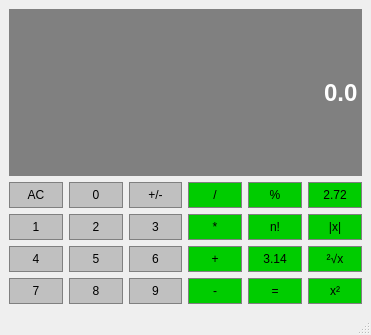
<?xml version="1.0" encoding="UTF-8"?>
<ui version="4.0">
 <class>Calculator</class>
 <widget class="QMainWindow" name="Calculator">
  <property name="geometry">
   <rect>
    <x>0</x>
    <y>0</y>
    <width>371</width>
    <height>335</height>
   </rect>
  </property>
  <property name="sizePolicy">
   <sizepolicy hsizetype="Preferred" vsizetype="Expanding">
    <horstretch>0</horstretch>
    <verstretch>0</verstretch>
   </sizepolicy>
  </property>
  <property name="windowTitle">
   <string>Calculator</string>
  </property>
  <widget class="QWidget" name="centralwidget">
   <layout class="QGridLayout" name="gridLayout">
    <item row="3" column="1">
     <widget class="QPushButton" name="Button5">
      <property name="sizePolicy">
       <sizepolicy hsizetype="Preferred" vsizetype="Preferred">
        <horstretch>0</horstretch>
        <verstretch>0</verstretch>
       </sizepolicy>
      </property>
      <property name="autoFillBackground">
       <bool>false</bool>
      </property>
      <property name="styleSheet">
       <string notr="true">QPushButton{
	background-color: #C0C0C0;
	border: 1px solid gray;
	padding: 5px;
}
QPushButton:pressed{
	background-color: #A9A9A9;
	border: 1px solid gray;
	padding: 5px;
}</string>
      </property>
      <property name="text">
       <string>5</string>
      </property>
     </widget>
    </item>
    <item row="1" column="3">
     <widget class="QPushButton" name="Divide">
      <property name="sizePolicy">
       <sizepolicy hsizetype="Preferred" vsizetype="Preferred">
        <horstretch>0</horstretch>
        <verstretch>0</verstretch>
       </sizepolicy>
      </property>
      <property name="autoFillBackground">
       <bool>false</bool>
      </property>
      <property name="styleSheet">
       <string notr="true">QPushButton{
	background-color: #00CC00;
	border: 1px solid gray;
	padding: 5px;
}
QPushButton:pressed{
	background-color: #CCCCCC;
	border: 1px solid gray;
	padding: 5px;
}</string>
      </property>
      <property name="text">
       <string>/</string>
      </property>
     </widget>
    </item>
    <item row="2" column="0">
     <widget class="QPushButton" name="Button1">
      <property name="sizePolicy">
       <sizepolicy hsizetype="Preferred" vsizetype="Preferred">
        <horstretch>0</horstretch>
        <verstretch>0</verstretch>
       </sizepolicy>
      </property>
      <property name="autoFillBackground">
       <bool>false</bool>
      </property>
      <property name="styleSheet">
       <string notr="true">QPushButton{
	background-color: #C0C0C0;
	border: 1px solid gray;
	padding: 5px;
}
QPushButton:pressed{
	background-color: #A9A9A9;
	border: 1px solid gray;
	padding: 5px;
}</string>
      </property>
      <property name="text">
       <string>1</string>
      </property>
     </widget>
    </item>
    <item row="1" column="1">
     <widget class="QPushButton" name="Button0">
      <property name="sizePolicy">
       <sizepolicy hsizetype="Preferred" vsizetype="Preferred">
        <horstretch>0</horstretch>
        <verstretch>0</verstretch>
       </sizepolicy>
      </property>
      <property name="autoFillBackground">
       <bool>false</bool>
      </property>
      <property name="styleSheet">
       <string notr="true">QPushButton{
	background-color: #C0C0C0;
	border: 1px solid gray;
	padding: 5px;
}
QPushButton:pressed{
	background-color: #A9A9A9;
	border: 1px solid gray;
	padding: 5px;
}</string>
      </property>
      <property name="text">
       <string>0</string>
      </property>
     </widget>
    </item>
    <item row="3" column="2">
     <widget class="QPushButton" name="Button6">
      <property name="sizePolicy">
       <sizepolicy hsizetype="Preferred" vsizetype="Preferred">
        <horstretch>0</horstretch>
        <verstretch>0</verstretch>
       </sizepolicy>
      </property>
      <property name="autoFillBackground">
       <bool>false</bool>
      </property>
      <property name="styleSheet">
       <string notr="true">QPushButton{
	background-color: #C0C0C0;
	border: 1px solid gray;
	padding: 5px;
}
QPushButton:pressed{
	background-color: #A9A9A9;
	border: 1px solid gray;
	padding: 5px;
}</string>
      </property>
      <property name="text">
       <string>6</string>
      </property>
     </widget>
    </item>
    <item row="2" column="4">
     <widget class="QPushButton" name="Silnia">
      <property name="sizePolicy">
       <sizepolicy hsizetype="Preferred" vsizetype="Preferred">
        <horstretch>0</horstretch>
        <verstretch>0</verstretch>
       </sizepolicy>
      </property>
      <property name="autoFillBackground">
       <bool>false</bool>
      </property>
      <property name="styleSheet">
       <string notr="true">QPushButton{
	background-color: #00CC00;
	border: 1px solid gray;
	padding: 5px;
}
QPushButton:pressed{
	background-color: #CCCCCC;
	border: 1px solid gray;
	padding: 5px;
}</string>
      </property>
      <property name="text">
       <string>n!</string>
      </property>
     </widget>
    </item>
    <item row="3" column="4">
     <widget class="QPushButton" name="Pi">
      <property name="sizePolicy">
       <sizepolicy hsizetype="Preferred" vsizetype="Preferred">
        <horstretch>0</horstretch>
        <verstretch>0</verstretch>
       </sizepolicy>
      </property>
      <property name="autoFillBackground">
       <bool>false</bool>
      </property>
      <property name="styleSheet">
       <string notr="true">QPushButton{
	background-color: #00CC00;
	border: 1px solid gray;
	padding: 5px;
}
QPushButton:pressed{
	background-color: #CCCCCC;
	border: 1px solid gray;
	padding: 5px;
}</string>
      </property>
      <property name="text">
       <string>3.14</string>
      </property>
     </widget>
    </item>
    <item row="4" column="2">
     <widget class="QPushButton" name="Button9">
      <property name="sizePolicy">
       <sizepolicy hsizetype="Preferred" vsizetype="Preferred">
        <horstretch>0</horstretch>
        <verstretch>0</verstretch>
       </sizepolicy>
      </property>
      <property name="autoFillBackground">
       <bool>false</bool>
      </property>
      <property name="styleSheet">
       <string notr="true">QPushButton{
	background-color: #C0C0C0;
	border: 1px solid gray;
	padding: 5px;
}
QPushButton:pressed{
	background-color: #A9A9A9;
	border: 1px solid gray;
	padding: 5px;
}</string>
      </property>
      <property name="text">
       <string>9</string>
      </property>
     </widget>
    </item>
    <item row="1" column="4">
     <widget class="QPushButton" name="Modulo">
      <property name="sizePolicy">
       <sizepolicy hsizetype="Preferred" vsizetype="Preferred">
        <horstretch>0</horstretch>
        <verstretch>0</verstretch>
       </sizepolicy>
      </property>
      <property name="autoFillBackground">
       <bool>false</bool>
      </property>
      <property name="styleSheet">
       <string notr="true">QPushButton{
	background-color: #00CC00;
	border: 1px solid gray;
	padding: 5px;
}
QPushButton:pressed{
	background-color: #CCCCCC;
	border: 1px solid gray;
	padding: 5px;
}</string>
      </property>
      <property name="text">
       <string>%</string>
      </property>
     </widget>
    </item>
    <item row="4" column="4">
     <widget class="QPushButton" name="Equals">
      <property name="sizePolicy">
       <sizepolicy hsizetype="Preferred" vsizetype="Preferred">
        <horstretch>0</horstretch>
        <verstretch>0</verstretch>
       </sizepolicy>
      </property>
      <property name="autoFillBackground">
       <bool>false</bool>
      </property>
      <property name="styleSheet">
       <string notr="true">QPushButton{
	background-color: #00CC00;
	border: 1px solid gray;
	padding: 5px;
}
QPushButton:pressed{
	background-color: #CCCCCC;
	border: 1px solid gray;
	padding: 5px;
}</string>
      </property>
      <property name="text">
       <string>=</string>
      </property>
     </widget>
    </item>
    <item row="2" column="1">
     <widget class="QPushButton" name="Button2">
      <property name="sizePolicy">
       <sizepolicy hsizetype="Preferred" vsizetype="Preferred">
        <horstretch>0</horstretch>
        <verstretch>0</verstretch>
       </sizepolicy>
      </property>
      <property name="autoFillBackground">
       <bool>false</bool>
      </property>
      <property name="styleSheet">
       <string notr="true">QPushButton{
	background-color: #C0C0C0;
	border: 1px solid gray;
	padding: 5px;
}
QPushButton:pressed{
	background-color: #A9A9A9;
	border: 1px solid gray;
	padding: 5px;
}</string>
      </property>
      <property name="text">
       <string>2</string>
      </property>
     </widget>
    </item>
    <item row="1" column="0">
     <widget class="QPushButton" name="Clear">
      <property name="sizePolicy">
       <sizepolicy hsizetype="Preferred" vsizetype="Preferred">
        <horstretch>0</horstretch>
        <verstretch>0</verstretch>
       </sizepolicy>
      </property>
      <property name="autoFillBackground">
       <bool>false</bool>
      </property>
      <property name="styleSheet">
       <string notr="true">QPushButton{
	background-color: #C0C0C0;
	border: 1px solid gray;
	padding: 5px;
}
QPushButton:pressed{
	background-color: #A9A9A9;
	border: 1px solid gray;
	padding: 5px;
}</string>
      </property>
      <property name="text">
       <string>AC</string>
      </property>
     </widget>
    </item>
    <item row="1" column="2">
     <widget class="QPushButton" name="ChangeSign">
      <property name="sizePolicy">
       <sizepolicy hsizetype="Preferred" vsizetype="Preferred">
        <horstretch>0</horstretch>
        <verstretch>0</verstretch>
       </sizepolicy>
      </property>
      <property name="autoFillBackground">
       <bool>false</bool>
      </property>
      <property name="styleSheet">
       <string notr="true">QPushButton{
	background-color: #C0C0C0;
	border: 1px solid gray;
	padding: 5px;
}
QPushButton:pressed{
	background-color: #A9A9A9;
	border: 1px solid gray;
	padding: 5px;
}</string>
      </property>
      <property name="text">
       <string>+/-</string>
      </property>
     </widget>
    </item>
    <item row="4" column="3">
     <widget class="QPushButton" name="Subtract">
      <property name="sizePolicy">
       <sizepolicy hsizetype="Preferred" vsizetype="Preferred">
        <horstretch>0</horstretch>
        <verstretch>0</verstretch>
       </sizepolicy>
      </property>
      <property name="autoFillBackground">
       <bool>false</bool>
      </property>
      <property name="styleSheet">
       <string notr="true">QPushButton{
	background-color: #00CC00;
	border: 1px solid gray;
	padding: 5px;
}
QPushButton:pressed{
	background-color: #CCCCCC;
	border: 1px solid gray;
	padding: 5px;
}</string>
      </property>
      <property name="text">
       <string>-</string>
      </property>
     </widget>
    </item>
    <item row="3" column="0">
     <widget class="QPushButton" name="Button4">
      <property name="sizePolicy">
       <sizepolicy hsizetype="Preferred" vsizetype="Preferred">
        <horstretch>0</horstretch>
        <verstretch>0</verstretch>
       </sizepolicy>
      </property>
      <property name="autoFillBackground">
       <bool>false</bool>
      </property>
      <property name="styleSheet">
       <string notr="true">QPushButton{
	background-color: #C0C0C0;
	border: 1px solid gray;
	padding: 5px;
}
QPushButton:pressed{
	background-color: #A9A9A9;
	border: 1px solid gray;
	padding: 5px;
}</string>
      </property>
      <property name="text">
       <string>4</string>
      </property>
     </widget>
    </item>
    <item row="4" column="1">
     <widget class="QPushButton" name="Button8">
      <property name="sizePolicy">
       <sizepolicy hsizetype="Preferred" vsizetype="Preferred">
        <horstretch>0</horstretch>
        <verstretch>0</verstretch>
       </sizepolicy>
      </property>
      <property name="autoFillBackground">
       <bool>false</bool>
      </property>
      <property name="styleSheet">
       <string notr="true">QPushButton{
	background-color: #C0C0C0;
	border: 1px solid gray;
	padding: 5px;
}
QPushButton:pressed{
	background-color: #A9A9A9;
	border: 1px solid gray;
	padding: 5px;
}</string>
      </property>
      <property name="text">
       <string>8</string>
      </property>
     </widget>
    </item>
    <item row="2" column="2">
     <widget class="QPushButton" name="Button3">
      <property name="sizePolicy">
       <sizepolicy hsizetype="Preferred" vsizetype="Preferred">
        <horstretch>0</horstretch>
        <verstretch>0</verstretch>
       </sizepolicy>
      </property>
      <property name="autoFillBackground">
       <bool>false</bool>
      </property>
      <property name="styleSheet">
       <string notr="true">QPushButton{
	background-color: #C0C0C0;
	border: 1px solid gray;
	padding: 5px;
}
QPushButton:pressed{
	background-color: #A9A9A9;
	border: 1px solid gray;
	padding: 5px;
}</string>
      </property>
      <property name="text">
       <string>3</string>
      </property>
     </widget>
    </item>
    <item row="4" column="0">
     <widget class="QPushButton" name="Button7">
      <property name="sizePolicy">
       <sizepolicy hsizetype="Preferred" vsizetype="Preferred">
        <horstretch>0</horstretch>
        <verstretch>0</verstretch>
       </sizepolicy>
      </property>
      <property name="autoFillBackground">
       <bool>false</bool>
      </property>
      <property name="styleSheet">
       <string notr="true">QPushButton{
	background-color: #C0C0C0;
	border: 1px solid gray;
	padding: 5px;
}
QPushButton:pressed{
	background-color: #A9A9A9;
	border: 1px solid gray;
	padding: 5px;
}</string>
      </property>
      <property name="text">
       <string>7</string>
      </property>
     </widget>
    </item>
    <item row="3" column="3">
     <widget class="QPushButton" name="Add">
      <property name="sizePolicy">
       <sizepolicy hsizetype="Preferred" vsizetype="Preferred">
        <horstretch>0</horstretch>
        <verstretch>0</verstretch>
       </sizepolicy>
      </property>
      <property name="autoFillBackground">
       <bool>false</bool>
      </property>
      <property name="styleSheet">
       <string notr="true">QPushButton{
	background-color: #00CC00;
	border: 1px solid gray;
	padding: 5px;
}
QPushButton:pressed{
	background-color: #CCCCCC;
	border: 1px solid gray;
	padding: 5px;
}</string>
      </property>
      <property name="text">
       <string>+</string>
      </property>
     </widget>
    </item>
    <item row="2" column="3">
     <widget class="QPushButton" name="Multiply">
      <property name="sizePolicy">
       <sizepolicy hsizetype="Preferred" vsizetype="Preferred">
        <horstretch>0</horstretch>
        <verstretch>0</verstretch>
       </sizepolicy>
      </property>
      <property name="autoFillBackground">
       <bool>false</bool>
      </property>
      <property name="styleSheet">
       <string notr="true">QPushButton{
	background-color: #00CC00;
	border: 1px solid gray;
	padding: 5px;
}
QPushButton:pressed{
	background-color: #CCCCCC;
	border: 1px solid gray;
	padding: 5px;
}</string>
      </property>
      <property name="text">
       <string>*</string>
      </property>
     </widget>
    </item>
    <item row="1" column="5">
     <widget class="QPushButton" name="Eulon">
      <property name="styleSheet">
       <string notr="true">QPushButton{
	background-color: #00CC00;
	border: 1px solid gray;
	padding: 5px;
}
QPushButton:pressed{
	background-color: #CCCCCC;
	border: 1px solid gray;
	padding: 5px;
}</string>
      </property>
      <property name="text">
       <string>2.72</string>
      </property>
     </widget>
    </item>
    <item row="2" column="5">
     <widget class="QPushButton" name="Modulus">
      <property name="styleSheet">
       <string notr="true">QPushButton{
	background-color: #00CC00;
	border: 1px solid gray;
	padding: 5px;
}
QPushButton:pressed{
	background-color: #CCCCCC;
	border: 1px solid gray;
	padding: 5px;
}</string>
      </property>
      <property name="text">
       <string>|x|</string>
      </property>
     </widget>
    </item>
    <item row="3" column="5">
     <widget class="QPushButton" name="nthRoot">
      <property name="styleSheet">
       <string notr="true">QPushButton{
	background-color: #00CC00;
	border: 1px solid gray;
	padding: 5px;
}
QPushButton:pressed{
	background-color: #CCCCCC;
	border: 1px solid gray;
	padding: 5px;
}</string>
      </property>
      <property name="text">
       <string>²√x</string>
      </property>
     </widget>
    </item>
    <item row="4" column="5">
     <widget class="QPushButton" name="Square">
      <property name="styleSheet">
       <string notr="true">QPushButton{
	background-color: #00CC00;
	border: 1px solid gray;
	padding: 5px;
}
QPushButton:pressed{
	background-color: #CCCCCC;
	border: 1px solid gray;
	padding: 5px;
}</string>
      </property>
      <property name="text">
       <string>x²</string>
      </property>
     </widget>
    </item>
    <item row="0" column="0" colspan="6">
     <widget class="QLineEdit" name="Display">
      <property name="sizePolicy">
       <sizepolicy hsizetype="Expanding" vsizetype="Preferred">
        <horstretch>0</horstretch>
        <verstretch>0</verstretch>
       </sizepolicy>
      </property>
      <property name="font">
       <font>
        <family>Arial</family>
        <pointsize>18</pointsize>
        <bold>true</bold>
       </font>
      </property>
      <property name="styleSheet">
       <string notr="true">QLineEdit{
	background-color: gray;
	border: 1px solid gray;
	color: #ffffff;
}</string>
      </property>
      <property name="text">
       <string>0.0</string>
      </property>
      <property name="alignment">
       <set>Qt::AlignRight|Qt::AlignTrailing|Qt::AlignVCenter</set>
      </property>
     </widget>
    </item>
   </layout>
  </widget>
  <widget class="QMenuBar" name="menubar">
   <property name="geometry">
    <rect>
     <x>0</x>
     <y>0</y>
     <width>371</width>
     <height>26</height>
    </rect>
   </property>
  </widget>
  <widget class="QStatusBar" name="statusbar"/>
 </widget>
 <resources/>
 <connections>
  <connection>
   <sender>Clear</sender>
   <signal>clicked()</signal>
   <receiver>Display</receiver>
   <slot>clear()</slot>
   <hints>
    <hint type="sourcelabel">
     <x>45</x>
     <y>115</y>
    </hint>
    <hint type="destinationlabel">
     <x>106</x>
     <y>58</y>
    </hint>
   </hints>
  </connection>
 </connections>
</ui>
